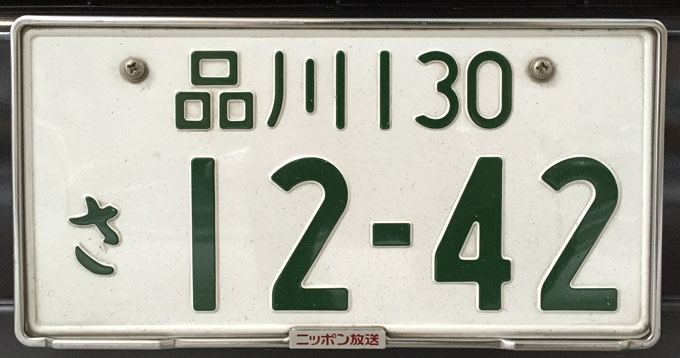
#> input picture bien4.jpg, 680 x 358 px, given in place of 0_1.png, which was not available
$ python -i kanji.py   (imports and definitions only)
#> lines starting #> are read from the running program, lines starting #| are printed output that depends on the picture; after the words box and inside, x2 and y2 are one past the last pixel; in counts of white or black regions, pixels touching at a corner belong together; pictures that were not available may be replaced by others from this repository, and a replacement may not be noted
import cv2
import numpy as np
import pickle
from skimage.feature import hog
from skimage import data, exposure
from sklearn.svm import SVC
from sklearn.metrics import accuracy_score
from sklearn.metrics import classification_report
import matplotlib.pyplot as plt

class Kanji:
    def __init__(self):
        X_train = np.ndarray((150, 28, 28), dtype = np.uint8)
        X_test = np.ndarray((50, 28, 28), dtype = np.uint8)
        y_train = np.zeros((15), dtype = np.uint8)
        y_test = np.zeros((5), dtype = np.uint8)

        for i in range(1,10):
            y = np.full((15), i, dtype = np.uint8)
            y_train = np.append(y_train, y)
        self.y_train = y_train

        for i in range(1,10):
            y = np.full((5), i, dtype = np.uint8)
            y_test = np.append(y_test, y)
        self.y_test = y_test

        fn = ''
        k = 0
        for i in range(0,10):
            for j in range(1,16):
                fn = str(i) + '_' + str(j)
                x = self.img_bin(fn)
                X_train[k] = x
                k = k+1;
        self.X_train = X_train

        k = 0
        for i in range(0,10):
            for j in range(1,6):
                fn = str(i) + '_' + str(j)
                x = self.img_bin(fn)
                X_test[k] = x
                k = k+1;
        self.X_test = X_test

    def img_bin(self, fn):
#> called with fn = '0_1'
        img = cv2.imread("../sample/kmnist/Train/" + fn + ".png")
#> img is the input picture: shape (358, 680, 3); mean B, G, R 160, 170.8, 170.3
        im_gray = cv2.cvtColor(img,cv2.COLOR_BGR2GRAY)
        img = cv2.resize(im_gray, (28, 28), interpolation=cv2.INTER_AREA)
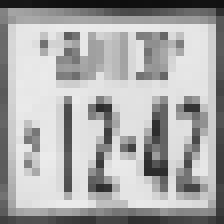
#> img: shape (28, 28) (shown 8 times larger); min 14, max 235, mean 169.4
        im,thresh = cv2.threshold(img,127,255,cv2.THRESH_BINARY_INV+cv2.THRESH_OTSU)
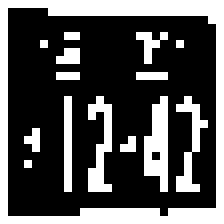
#> thresh: shape (28, 28) (shown 8 times larger); 32.1% white in thin lines or dots
#> im = 145
        return thresh

    def X_train_feature(self):
        X_train_feature = []
        for i in range(len(self.X_train)):
            feature = hog(self.X_train[i],orientations=9,pixels_per_cell=(4,4),cells_per_block=(2,2),block_norm="L2-Hys")
            X_train_feature.append(feature)
        X_train_feature = np.array(X_train_feature,dtype = np.float32)
        return X_train_feature

    def X_test_feature(self):
        X_test_feature = []
        for i in range(len(self.X_test)):
            feature = hog(self.X_test[i],orientations=9,pixels_per_cell=(4,4),cells_per_block=(2,2),block_norm="L2-Hys")
            X_test_feature.append(feature)
        X_test_feature = np.array(X_test_feature,dtype=np.float32)
        return X_test_feature

    def SVM(self):
        C = 6.19231438919562
        clf = SVC(C=C, kernel='linear')
        clf.fit(self.X_train_feature(),self.y_train)
        with open('Kanji_SVC'+'.pickle', mode='wb') as f:
            pickle.dump(clf,f)
        return clf

    def print_accuracy(self):
        clf = self.SVM()
        y_pred = clf.predict(self.X_train_feature())
        acc_train=accuracy_score(self.y_train, y_pred)
        print ('accuracy on training data',acc_train)

        y_pred_test = clf.predict(self.X_test_feature())
        acc_test=accuracy_score(self.y_test, y_pred_test)
        print ('accuracy on test data',acc_test)

        print(classification_report(self.y_train, y_pred))
        print(classification_report(self.y_test, y_pred_test))

# [1 line that did not run here, left out]
# [1 line not run here, left out]

>>> result = Kanji().img_bin('bien4.jpg')
#> (the run stopped early here; a loop or call above may not have finished)

$ run again, on bien5.jpg
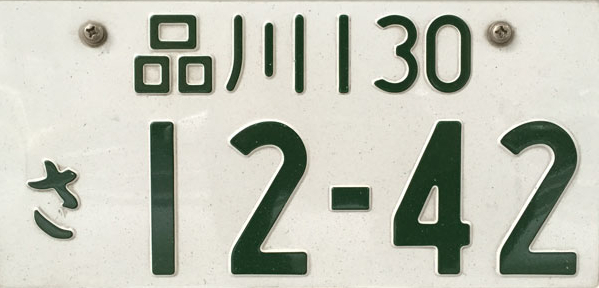
#> input picture bien5.jpg, 599 x 288 px, given in place of 0_1.png, which was not available
#> in img_bin, img is the input picture: shape (288, 599, 3); mean B, G, R 182.1, 194.3, 192.1
#> in img_bin, `img = cv2.resize(im_gray, (28, 28), interpolation=cv2.INTER_AREA)`:
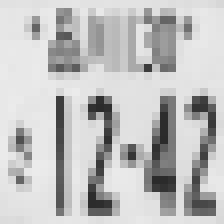
#> img: shape (28, 28) (shown 8 times larger); min 43, max 235, mean 192.2
#> in img_bin, `im,thresh = cv2.threshold(img,127,255,cv2.THRESH_BINARY_INV+cv2.THRESH..`:
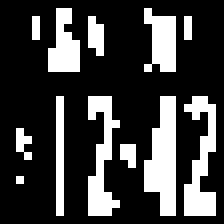
#> thresh: shape (28, 28) (shown 8 times larger); 24.6% white in thin lines or dots, all inside (x1, y1, x2, y2) = (2, 1, 27, 27)
#> im = 163

$ run again, on bien6.jpg
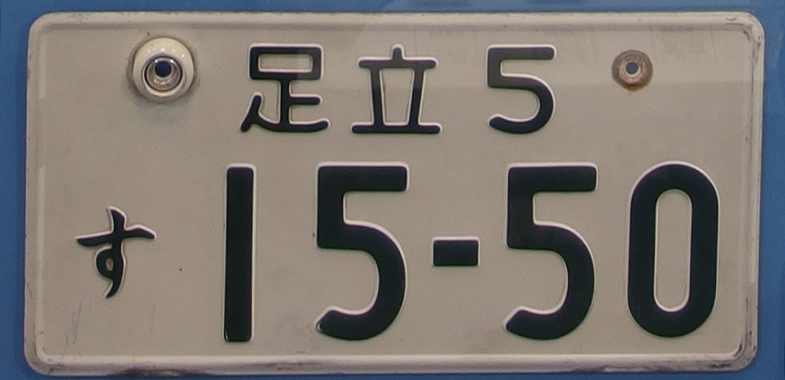
#> input picture bien6.jpg, 785 x 380 px, given in place of 0_1.png, which was not available
#> in img_bin, img is the input picture: shape (380, 785, 3); mean B, G, R 114.2, 119, 124.7
#> in img_bin, `im_gray = cv2.cvtColor(img,cv2.COLOR_BGR2GRAY)`:
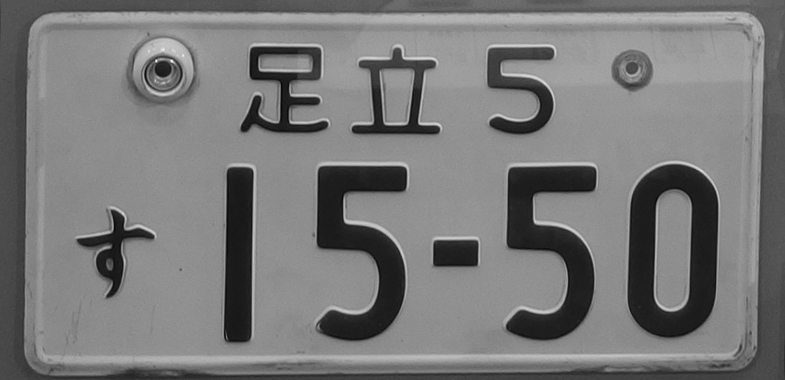
#> im_gray: shape (380, 785); min 4, max 242, mean 120.2
#> img: shape (28, 28)
#> in img_bin, `im,thresh = cv2.threshold(img,127,255,cv2.THRESH_BINARY_INV+cv2.THRESH..`:
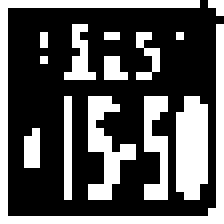
#> thresh: shape (28, 28) (shown 8 times larger); 34.8% white in thin lines or dots
#> im = 110
